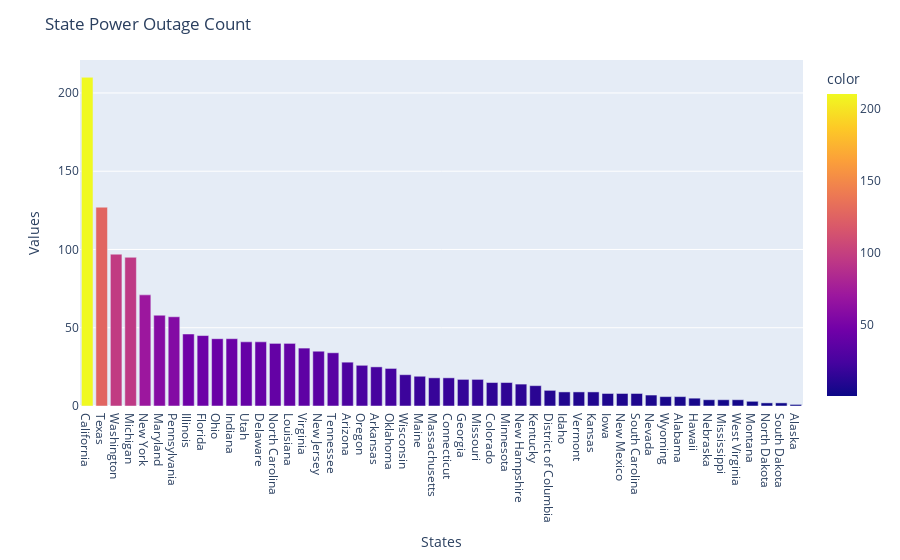

Here is the notebook cell this chart was saved with:
### Code cell
fig = px.bar(all_states, color=all_states.values)
fig.update_layout(title='State Power Outage Count', xaxis_title='States', yaxis_title='Values')

### Figure 1 — Plotly figure (JSON) as saved in the notebook; plotly's stock layout.template omitted (floating-point values rounded to 4 significant figures)
{"data": [{"alignmentgroup": "True", "hovertemplate": "index=%{x}<br>value=%{y}<br>color=%{marker.color}<extra></extra>", "legendgroup": "", "marker": {"color": [210, 127, 97, 95, 71, 58, 57, 46, 45, 43, 43, 41, 41, 40, 40, 37, 35, 34, 28, 26, 25, 24, 20, 19, 18, 18, 17, 17, 15, 15, 14, 13, 10, 9, 9, 9, 8, 8, 8, 7, 6, 6, 5, 4, 4, 4, 3, 2, 2, 1], "coloraxis": "coloraxis", "pattern": {"shape": ""}}, "name": "", "offsetgroup": "", "orientation": "v", "showlegend": false, "textposition": "auto", "type": "bar", "x": ["California", "Texas", "Washington", "Michigan", "New York", "Maryland", "Pennsylvania", "Illinois", "Florida", "Ohio", "Indiana", "Utah", "Delaware", "North Carolina", "Louisiana", "Virginia", "New Jersey", "Tennessee", "Arizona", "Oregon", "Arkansas", "Oklahoma", "Wisconsin", "Maine", "Massachusetts", "Connecticut", "Georgia", "Missouri", "Colorado", "Minnesota", "New Hampshire", "Kentucky", "District of Columbia", "Idaho", "Vermont", "Kansas", "Iowa", "New Mexico", "South Carolina", "Nevada", "Wyoming", "Alabama", "Hawaii", "Nebraska", "Mississippi", "West Virginia", "Montana", "North Dakota", "South Dakota", "Alaska"], "xaxis": "x", "y": [210, 127, 97, 95, 71, 58, 57, 46, 45, 43, 43, 41, 41, 40, 40, 37, 35, 34, 28, 26, 25, 24, 20, 19, 18, 18, 17, 17, 15, 15, 14, 13, 10, 9, 9, 9, 8, 8, 8, 7, 6, 6, 5, 4, 4, 4, 3, 2, 2, 1], "yaxis": "y"}], "layout": {"barmode": "relative", "coloraxis": {"colorbar": {"title": {"text": "color"}}, "colorscale": [[0, "#0d0887"], [0.1111, "#46039f"], [0.2222, "#7201a8"], [0.3333, "#9c179e"], [0.4444, "#bd3786"], [0.5556, "#d8576b"], [0.6667, "#ed7953"], [0.7778, "#fb9f3a"], [0.8889, "#fdca26"], [1, "#f0f921"]]}, "legend": {"tracegroupgap": 0}, "margin": {"t": 60}, "title": {"text": "State Power Outage Count"}, "xaxis": {"anchor": "y", "domain": [0, 1], "title": {"text": "States"}}, "yaxis": {"anchor": "x", "domain": [0, 1], "title": {"text": "Values"}}}}
